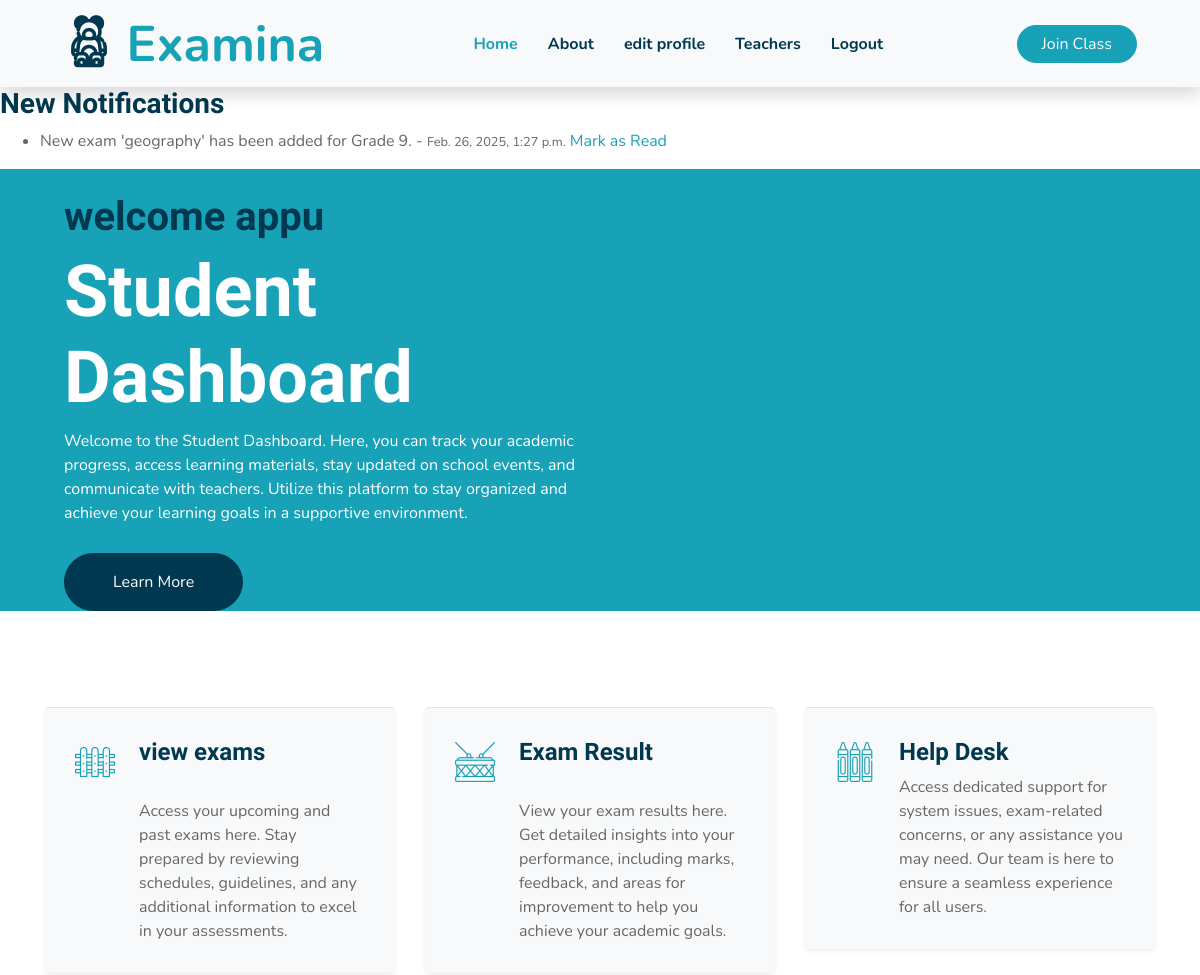
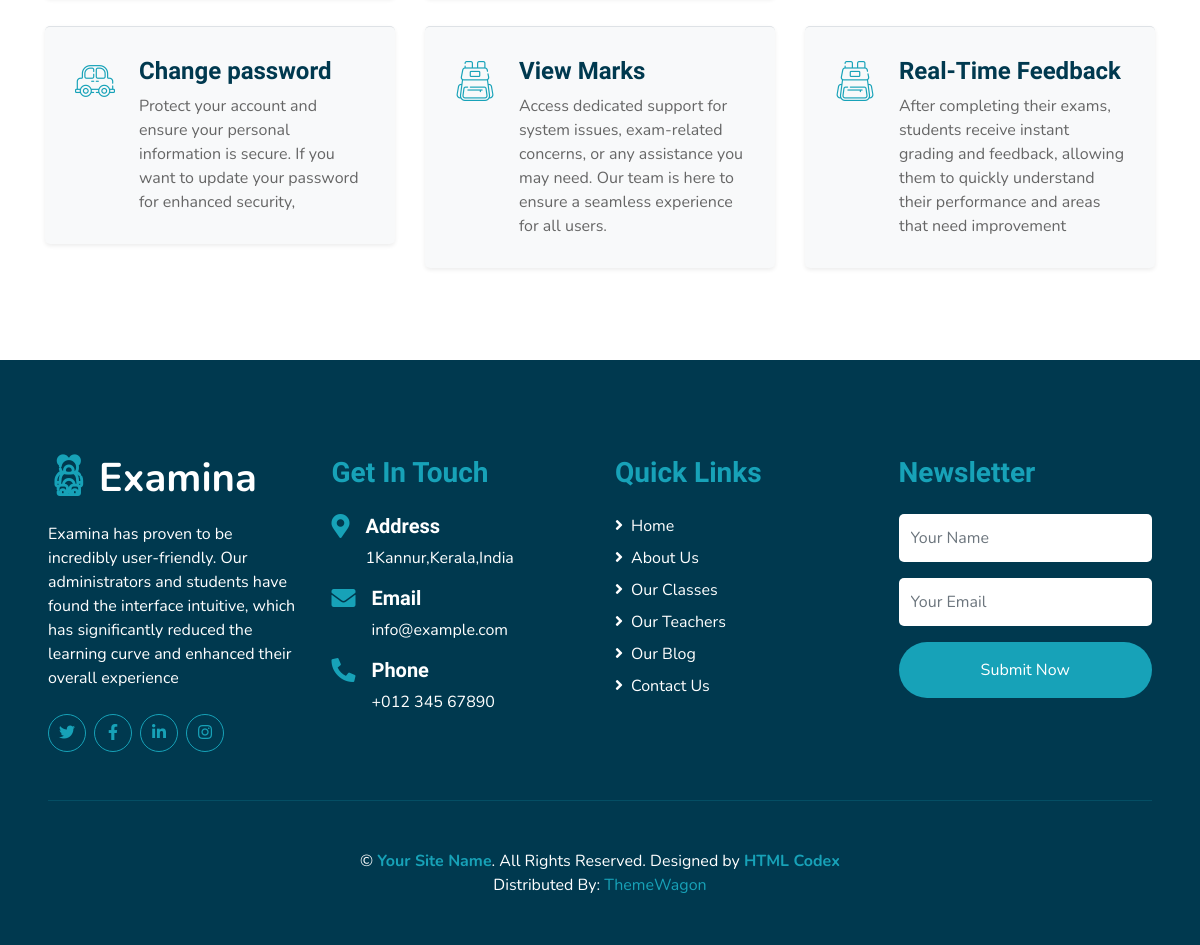
/student/studenthome/ (signed in), run on the app's committed database (2 pictures, top to bottom).
### student/models.py (models this page shows, shortened)
class Notification(models.Model):
    student = models.ForeignKey(User, on_delete=models.CASCADE)
    exam = models.ForeignKey('teacher.exam', on_delete=models.CASCADE)
    message = models.CharField(max_length=255)
    is_read = models.BooleanField(default=False)
    created_at = models.DateTimeField(default=timezone.now)

### student/views.py (the view)
# urls.py: path('studenthome/',views.studenthome,name="studenthome"),
def studenthome(request):
    notifications = Notification.objects.filter(student=request.user, is_read=False).order_by('-created_at')
    return render(request,'student/studenthome.html', {'notifications': notifications})

### templates/student/studenthome.html (shortened to what this page needs)
{% extends 'student/student_base.html' %}
{% load static %}
{% block content %}
{% if notifications %}
      <div class="notifications">
          <h3>New Notifications</h3>
          <ul>
              {% for notification in notifications %}
                  <li>
                      {{ notification.message }} - <small>{{ notification.created_at }}</small>
                      <a href="{% url 'mark_notification_as_read' notification.id %}">Mark as Read</a>
                  </li>
              {% endfor %}
          </ul>
      </div>
      {% else %}
      <p>No new notifications.</p>
      {% endif %}
    <div class="container-fluid bg-primary px-0 px-md-5 mb-5">
        <div class="row align-items-center px-3">
          <div class="col-lg-6 text-center text-lg-left">
            <h4 class="text-white mb-4 mt-5 mt-lg-0"> <h1> welcome {{user.username}}</h1>
            </h4>
            <h1 class="display-3 font-weight-bold text-white">
                Student Dashboard
            </h1>
            <p class="text-white mb-4">
                Welcome to the Student Dashboard. Here, you can track your academic progress, access learning materials, stay updated on school events, and communicate with teachers. Utilize this platform to stay organized and achieve your learning goals in a supportive environment.
            </p>
            <a href="" class="btn btn-secondary mt-1 py-3 px-5">Learn More</a>
          </div>
          <div class="col-lg-6 text-center text-lg-right">
          </div>
        </div>
      </div>
      <div class="container-fluid pt-5">
        <div class="container pb-3">
          <div class="row">
            <div class="col-lg-4 col-md-6 pb-1">
              <div
                class="d-flex bg-light shadow-sm border-top rounded mb-4"
                style="padding: 30px"
              >
                <i
                  class="flaticon-050-fence h1 font-weight-normal text-primary mb-3"
                ></i>
                <div class="pl-4">
                    <a href="{% url 'student_exams' %}"><h4>view exams</h4></a><br>
                  <p class="m-0">
                    Access your upcoming and past exams here. Stay prepared by reviewing schedules, guidelines, and any additional information to excel in your assessments.
                  </p>
                </div>
              </div>
            </div>
            <div class="col-lg-4 col-md-6 pb-1">
              <div
                class="d-flex bg-light shadow-sm border-top rounded mb-4"
                style="padding: 30px"
              >
                <i
                  class="flaticon-022-drum h1 font-weight-normal text-primary mb-3"
                ></i>
                <div class="pl-4">
                    <a href="{% url 'student_view_result' %}"><h4>Exam Result</h4></a><br>
                    <p class="m-0">
                        View your exam results here. Get detailed insights into your performance, including marks, feedback, and areas for improvement to help you achieve your academic goals.
                    </p>
                </div>
              </div>
            </div>
            <div class="col-lg-4 col-md-6 pb-1">
              <div
                class="d-flex bg-light shadow-sm border-top rounded mb-4"
                style="padding: 30px"
              >
                <i
                  class="flaticon-030-crayons h1 font-weight-normal text-primary mb-3"
                ></i>
                <div class="pl-4">
                  <a href="{% url 'create_ticket' %}"><h4>Help Desk</h4></a>
                  <p class="m-0">
                    Access dedicated support for system issues, exam-related concerns, or any assistance you may need. Our team is here to ensure a seamless experience for all users.
                  </p>
                </div>
              </div>
            </div>
            <div class="col-lg-4 col-md-6 pb-1">
              <div
                class="d-flex bg-light shadow-sm border-top rounded mb-4"
                style="padding: 30px"
              >
                <i
                  class="flaticon-017-toy-car h1 font-weight-normal text-primary mb-3"
                ></i>
                <div class="pl-4">
                  <a href="{% url 'change_password_student' %}"><h4>Change password</h4></a>
                  <p class="m-0">
                    Protect your account and ensure your personal information is secure. If you want to update your password for enhanced security,
                  </p>
                </div>
              </div>
            </div>
            <div class="col-lg-4 col-md-6 pb-1">
              <div class="d-flex bg-light shadow-sm border-top rounded mb-4"
                style="padding: 30px">
                <i class="flaticon-047-backpack h1 font-weight-normal text-primary mb-3"></i>
                <div class="pl-4">
                  <a href="{% url 'grades_list' %}"><h4>View Marks</h4></a>
                  <p class="m-0">
                    Access dedicated support for system issues, exam-related concerns, or any assistance you may need. Our team is here to ensure a seamless experience for all users.
                  </p>
                </div>
              </div>
            </div>
            <div class="col-lg-4 col-md-6 pb-1">
              <div
                class="d-flex bg-light shadow-sm border-top rounded mb-4"
                style="padding: 30px"
              >
                <i
                  class="flaticon-047-backpack h1 font-weight-normal text-primary mb-3"
                ></i>
                <div class="pl-4">
                  <h4>Real-Time Feedback</h4>
                  <p class="m-0">
                    After completing their exams, students receive instant grading and feedback, allowing them to quickly understand their performance and areas that need improvement
                  </p>
                </div>
              </div>
            </div>
          </div>
        </div>
      </div>
     {% endblock %}

### data on the page
Notification: message "New exam 'geography' has been added for Grade 9.", created_at "Feb. 26, 2025, 1:27 p.m."

### other printed values
{{ user.username }} "appu"
